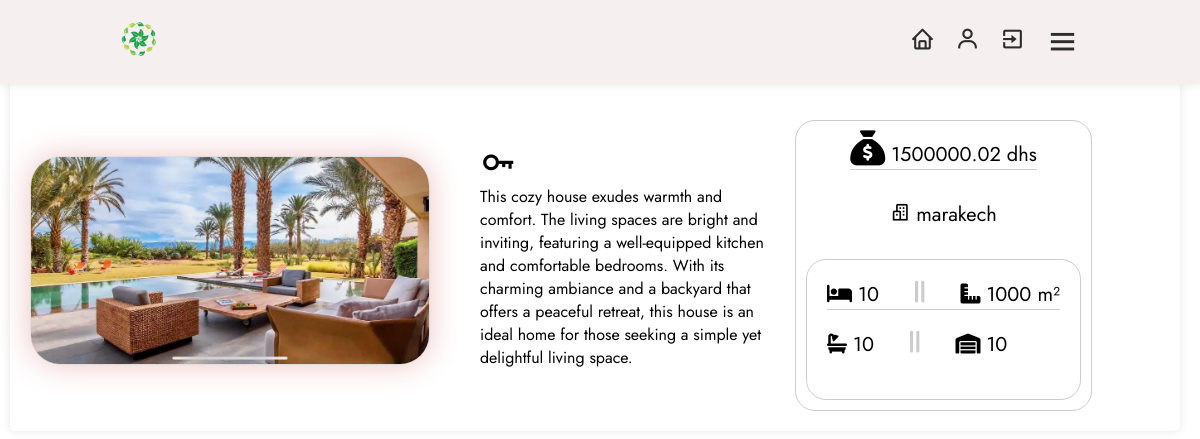
/product/5e2ddf3f-d8db-4b78-9a1a-58f3a4cea366?username=hassan (signed in), run on the app's committed database.
### models/user.py (models this page shows)
class Products(db.Model):
    id = db.Column(db.String(50), primary_key=True, default=lambda: str( uuid.uuid4()), unique=True, nullable=False)
    name = db.Column(db.String(255), nullable=False)
    city = db.Column(db.String(8), nullable=False)
    price = db.Column(db.Float, nullable=False)
    image_path = db.Column(db.String(255), nullable=True)
    num_rooms = Column(Integer, nullable=False)
    section = Column(Integer, nullable=False)
    num_bain = Column(Integer, nullable=False)
    window_per_house = Column(Integer, nullable=False)
    user_id = db.Column(db.String(50),db.ForeignKey('user.id'),nullable=False)
    user = db.relationship('User', backref=db.backref('products', lazy=True))

### models/app.py (the view)
    @app.route('/product/<string:product_id>')
    def product_detail(product_id):
        product = get_product_details(product_id)
        user_data = get_user_data(current_user.username)
        return render_template('product_detail.html', product=product, user_data=user_data)

### models/db.py (called while the page is built)
def get_user_data(username):
    user = User.query.filter_by(username=username).first()
    if user is not None:
        return user
    else:
        return None

### models/templates/product_detail.html (shortened to what this page needs)
<!DOCTYPE html>
<html lang="en">
        <head>
                <link rel="stylesheet" href="{{ url_for('static', filename='style/dashboard.css') }}">
                <link rel="stylesheet" href="https://cdnjs.cloudflare.com/ajax/libs/font-awesome/5.15.2/css/all.min.css">
                <link rel="stylesheet" href="https://cdnjs.cloudflare.com/ajax/libs/font-awesome/6.4.2/css/all.min.css" />
                <link rel="stylesheet" href="https://unpkg.com/boxicons@latest/css/boxicons.min.css">
                <link href="https://cdn.jsdelivr.net/npm/bootstrap-icons@1.21.0/font/bootstrap-icons.css" rel="stylesheet">
        </head>
        <body>
                <header>
                        <div class="logo">
				<img src="{{ url_for('static', filename='images/icon.png') }}" alt="Icon">
                        </div>
                        <div class="nav-icon">
                                <a onclick="window.location.href='{{ url_for('dashboard') }}'"><i class='bx bx-home'></i></a>
				<a onclick="window.location.href='{{ url_for('user', username=user_data.username) }}'"><i class='bx bx-user'></i></a>
                                <a onclick="window.location.href='{{ url_for('exit') }}'"><i class='bx bx-exit'></i></a>
                                <div class="bx bx-menu" id="menu-icon"></div>
                        </div>
                </header>
                <section class="inside">
                                <div class="card">
                                     {% if product.image_path %}
                                        <img class="product-image" src="{{ url_for('serve_image', filename=product.image_path.split('/')[-1]) }}" alt="Product Image">
                                     {% else %}
                                              <p>No Image Available</p>
                                     {% endif %}
                                        <a style="max-width: 300px; margin-right: 15px;">
                                                <i class='bx bx-key' style="font-size: 38px"></i><p>   {{ product.name }} </p>
                                        </a>
                                        <div class="product-info">
                                                       <li style="border-bottom: 1px solid #ccc; margin-bottom: 30px;">
                                                                <i class="fa-solid fa-sack-dollar" style="font-size: 35px;"></i>   {{ product.price }} dhs
                                                       </li>
                                                       <p style="margin-bottom: 30px;">
                                                                <i class='bx bx-buildings'></i>   {{ product.city }}
                                                       </p>
                                                       <a style="border: 1px solid #ccc; border-radius: 20px; padding: 20px;">
                                                                 <p style="border-bottom: 1px solid #ccc; margin-bottom: 20px;">
                                                                        <i class="fa-solid fa-bed"></i> {{ product.num_rooms }}
                                                                        <i class="fa-solid fa-grip-lines-vertical" style="color: #ccc; font-size: 25px; margin-left: 30px; margin-right: 30px"></i>
                                                                        <i class="fa-solid fa-ruler-combined"></i>    {{ product.section }} m²
                                                                 </p>
                                                                 <p style="margin-bottom: 20px; margin-bottom: 20px;">
                                                                        <i class="fa-solid fa-bath"></i>    {{ product.num_bain }}
                                                                        <i class="fa-solid fa-grip-lines-vertical" style="color: #ccc; font-size: 25px; margin-left: 30px; margin-right: 30px;"></i>
                                                                        <i class="fa-solid fa-warehouse"></i>     {{ product.window_per_house }}
                                                                 </p>
                                                       </a>
                                        </div>
                                </div>
                </section>
        </body>
</html>

### models/static/style/dashboard.css (style rules this page uses)
* { margin: 0; padding: 0; box-sizing: border-box; font-family: 'Jost', sans-serif; list-style: none; text-decoration: none; }
header { position: fixed; width: 100%; top: 0; right: 0; z-index: 1000; display: flex; align-items: center; justify-content: space-between; padding: 20px 10%; background-color: #f5efef; box-shadow: 0 0 10px rgba(0, 0, 0, 0.1); }
.logo img { max-width: 120px; height: 1cm; }
.nav-icon { display: flex; align-items: center; }
.nav-icon i { margin-right: 20px; color: #2c2c2c; font-size: 25px; font-weight: 400; transform: all .42s ease; }
#menu-icon { font-size: 35px; color: #2c2c2c; z-index: 10001; cursor: pointer; }
.inside { padding-top: 70px; padding-right: 10px; }
.card { display: flex; background-color: none; margin-bottom: 20px; align-items: center; padding: 20px; margin: 10px; border-radius: 5px; box-shadow: 0 0 10px rgba(0, 0, 0, 0.1); }
.product-image { margin-right: 50px; max-width: 400px; height: auto; margin-top: 10px; border: 1px solid #ddd; border-radius: 30px; overflow: hidden; box-shadow: 0 0 30px rgba(201, 57, 57, 0.3); }
.product-info { margin-top: 20px; padding: 10px; border: 1px solid #ccc; border-radius: 20px; display: flex; flex-direction: column; font-size: 20px; align-items: CENTER; justify-content: flex-start; flex-wrap: wrap; }

### data on the page
Products: name "This cozy house exudes warmth and comfort. The living spaces are bright and inviting, featuring a well-equipped kitchen and comfortable bedrooms. With its charming ambiance and a backyard that offers a peaceful retreat, this house is an ideal home for those seeking a simple yet delightful living space.", price "1500000.02", city "marakech", section "1000"

### other printed values
{{ product.num_rooms }} "10"
{{ product.num_bain }} "10"
{{ product.window_per_house }} "10"
